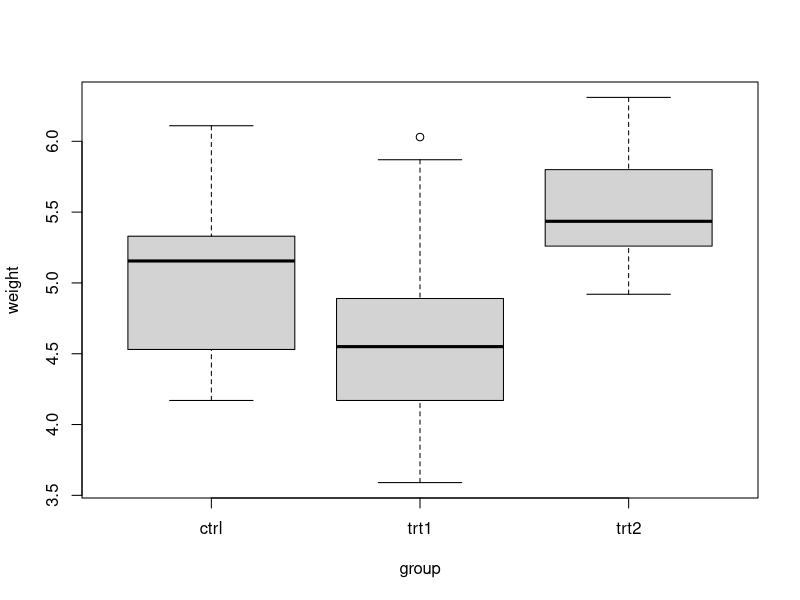
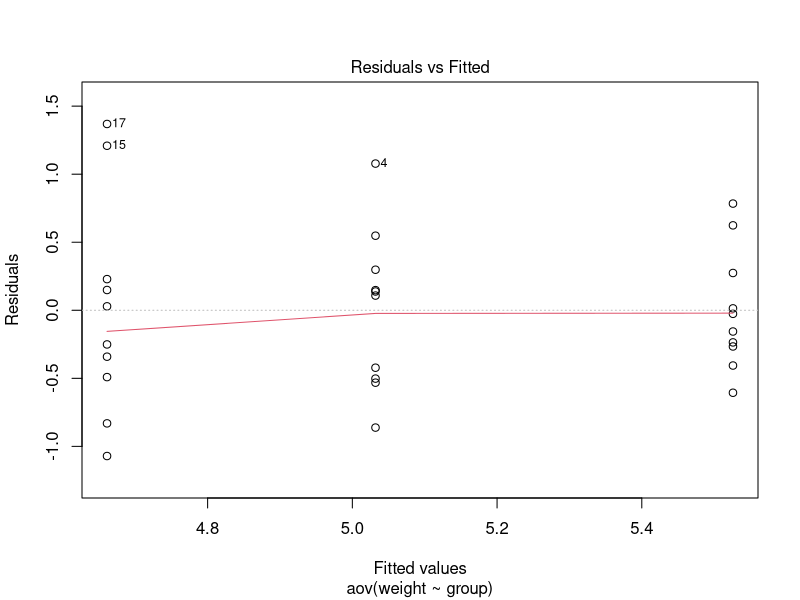
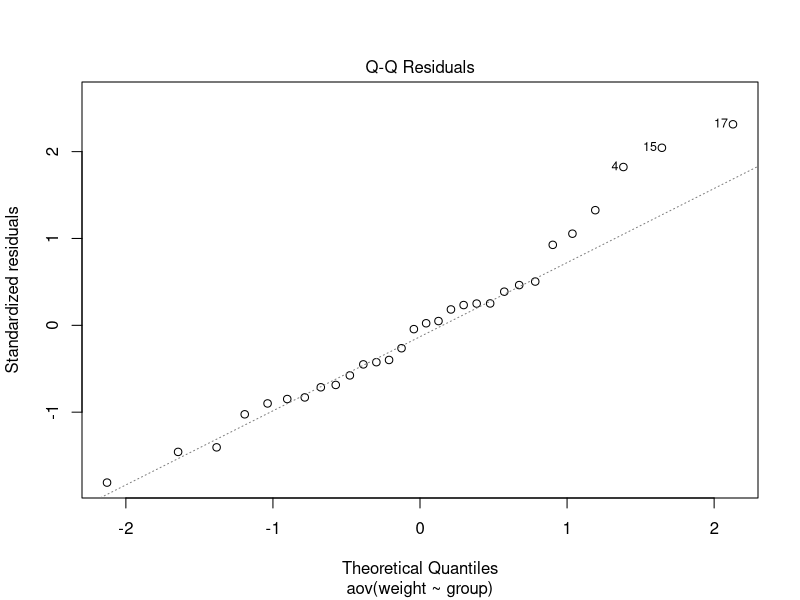
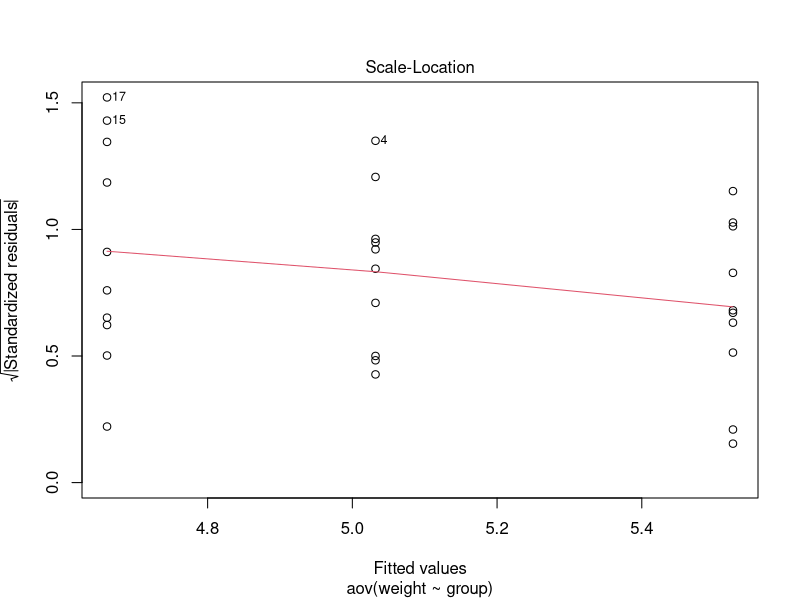
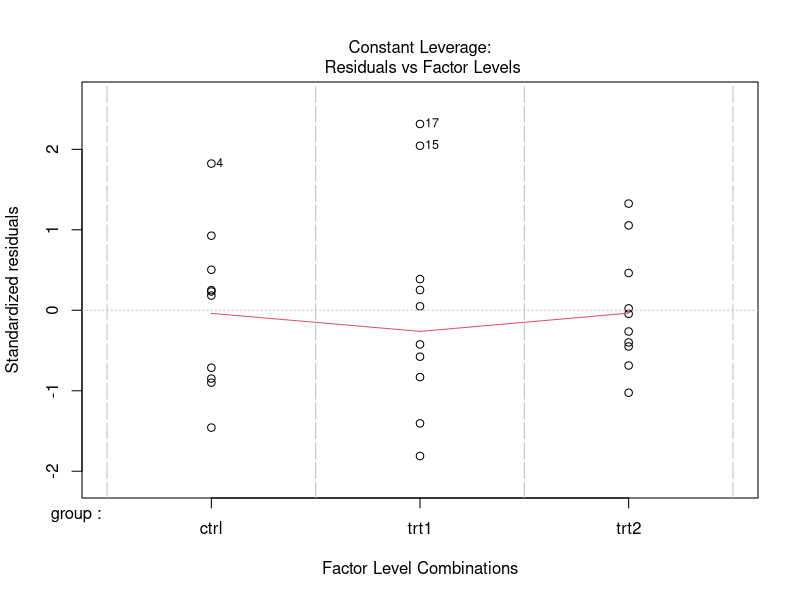
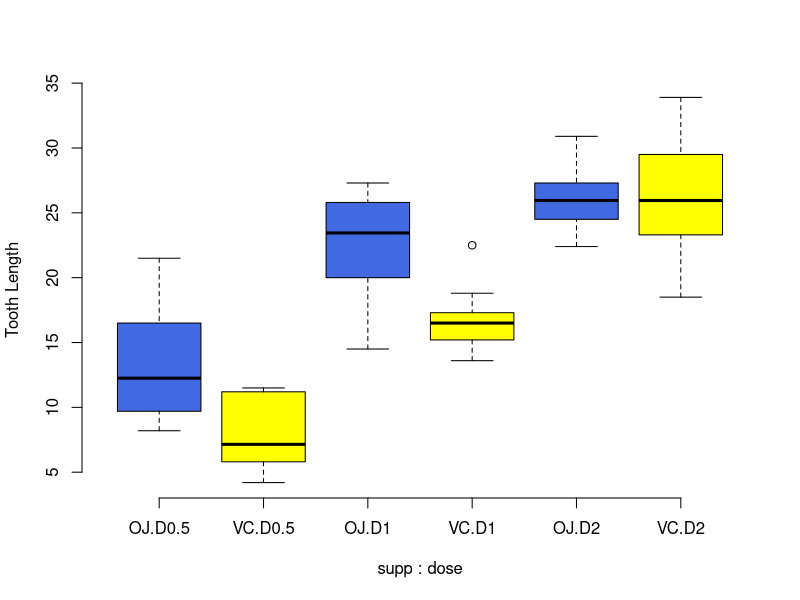

Write R code to recreate these figures, in order.
## ---- chunk 1
dane<-PlantGrowth
head(dane)
levels(dane$group)
## ---- chunk 2
library(dplyr)
group_by(dane, group) %>%
  summarise(
    count = n(),
    mean = mean(weight, na.rm = TRUE),
    sd = sd(weight, na.rm = TRUE)
  )
## ---- chunk 3
ctrl<-dane[dane$group=="ctrl",]
mean(ctrl$weight)
sd(ctrl$weight)     
trt1<-dane[dane$group=="trt1",]
mean(trt1$weight)
sd(trt1$weight) 
trt2<-dane[dane$group=="trt2",]
mean(trt2$weight)
sd(trt2$weight) 
## ---- chunk 4
boxplot(weight~group,data=dane)
## ---- chunk 5
model <- aov(weight ~ group, data = dane)
summary(model)
## ---- chunk 6
y<-dane$weight
ym<-mean(y)
yh<-model$fitted.values
ssm<-sum((yh-ym)^2)
ssm
ssr<-sum((y-yh)^2)
ssr
## ---- chunk 7
msm<-ssm/2
msm
mse<-ssr/27
mse
## ---- chunk 8
f<-msm/mse
f
## ---- chunk 9
qf(0.95, 2,27)
## ---- chunk 10
p<-1-pf(f, 2,27)
p
## ---- chunk 11
plot(model)
## ---- chunk 12
TukeyHSD(model)
## ---- chunk 13
q<-qtukey(0.95,3,27)
hsd <- q * sqrt(mse / 10)
hsd
## ---- chunk 14
mean(trt1$weight)-mean(ctrl$weight) + q * sqrt(mse / 2 * (2 / 10))
mean(trt1$weight)-mean(ctrl$weight) - q * sqrt(mse / 2 * (2 / 10))
mean(trt2$weight)-mean(ctrl$weight) + q * sqrt(mse / 2 * (2 / 10))
mean(trt2$weight)-mean(ctrl$weight) - q * sqrt(mse / 2 * (2 / 10))
mean(trt2$weight)-mean(trt1$weight) + q * sqrt(mse / 2 * (2 / 10))
mean(trt2$weight)-mean(trt1$weight) - q * sqrt(mse / 2 * (2 / 10))
## ---- chunk 15
center.trt1.ctrl <- (mean(trt1$weight)-mean(ctrl$weight))/sqrt(mse/10)  
ptukey(abs(center.trt1.ctrl), 3, 27, lower.tail=FALSE)
center.trt2.ctrl <- (mean(trt2$weight)-mean(ctrl$weight))/sqrt(mse/10)  
ptukey(abs(center.trt2.ctrl), 3, 27, lower.tail=FALSE)
center.trt2.trt1 <- (mean(trt2$weight)-mean(trt1$weight))/sqrt(mse/10)  
ptukey(abs(center.trt2.trt1), 3, 27, lower.tail=FALSE)
## ---- chunk 16
dane2 <- ToothGrowth
dane2$dose <- factor(dane2$dose, 
                  levels = c(0.5, 1, 2),
                  labels = c("D0.5", "D1", "D2"))
boxplot(len ~ supp * dose, data=dane2, frame = FALSE, 
        col = c("royalblue", "yellow"), ylab="Tooth Length")
model2<- aov(len ~ supp + dose, data = dane2)
summary(model2)
model3 <- aov(len ~ supp * dose, data = dane2)
summary(model3)
model4 <- aov(len ~ supp + dose + supp:dose, data = dane2)
summary(model4)
TukeyHSD(model3, "dose")
TukeyHSD(model3)
